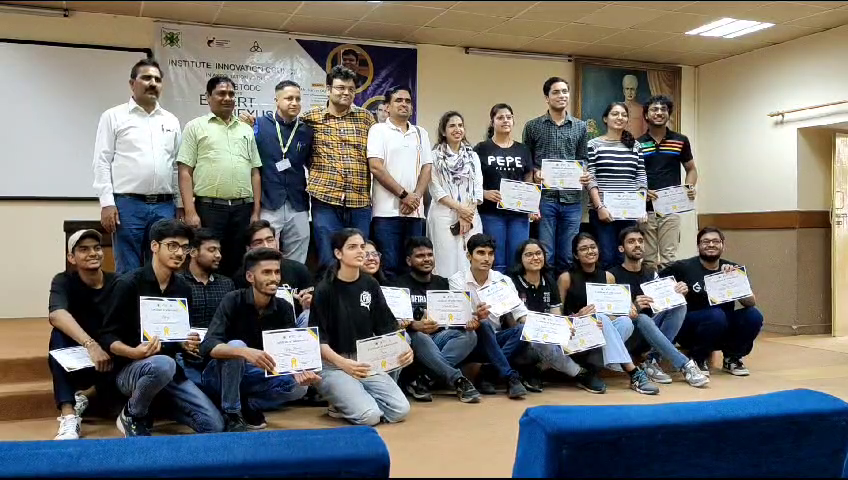
#> input picture frame 15 of demo2.mp4, 848 x 480 px
$ python face_detection_video.py
#> lines starting #> are read from the running program, lines starting #| are printed output that depends on the picture; after the words box and inside, x2 and y2 are one past the last pixel; in counts of white or black regions, pixels touching at a corner belong together
import cv2

# Load the cascade
face_cascade = cv2.CascadeClassifier('haarcascade_frontalface_default.xml')

# To capture video from webcam.
#cap = cv2.VideoCapture(0)
# To use a video file as input
cap = cv2.VideoCapture('demo2.mp4')

while True:
    # Read the frame
    _, img = cap.read()
#> img is the input picture: shape (480, 848, 3); mean B, G, R 109.1, 113.3, 115
    # Convert to grayscale
    gray = cv2.cvtColor(img, cv2.COLOR_BGR2GRAY)
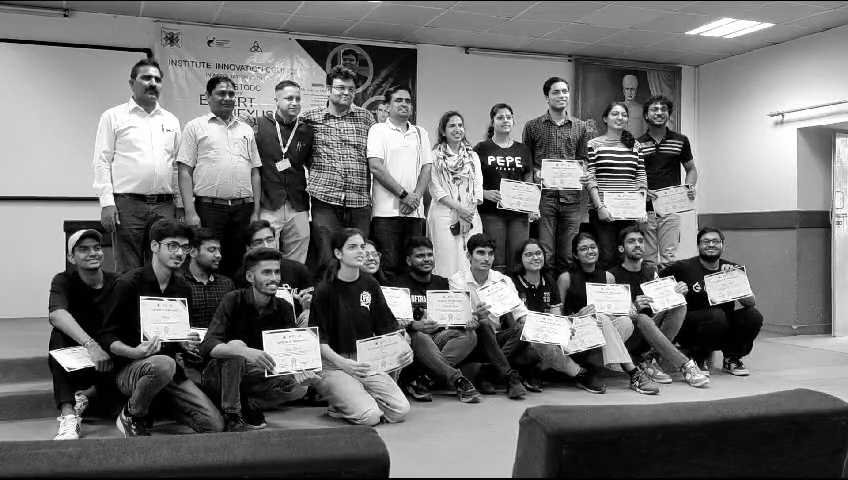
#> gray: shape (480, 848); min 0, max 255, mean 113.3
    # Detect the faces
    faces = face_cascade.detectMultiScale(gray, 1.1, 4)
#> faces = 21 rows, first 6: [332, 78, 27, 27], [546, 80, 30, 30], [211, 83, 30, 30], [280, 88, 27, 27], [388, 89, 30, 30], [645, 98, 28, 28]
    # Draw the rectangle around each face
    for (x, y, w, h) in faces:
        cv2.rectangle(img, (x, y), (x+w, y+h), (255, 0, 0), 2)
#> this loop made 21 passes
#> (x, y, w, h) on passes 1 to 12: (332, 78, 27, 27), (546, 80, 30, 30), (211, 83, 30, 30), (280, 88, 27, 27), (388, 89, 30, 30), (645, 98, 28, 28), (606, 104, 26, 26), (492, 107, 26, 26), (443, 116, 27, 27), (623, 230, 28, 28), (698, 231, 27, 27), (341, 233, 35, 35)
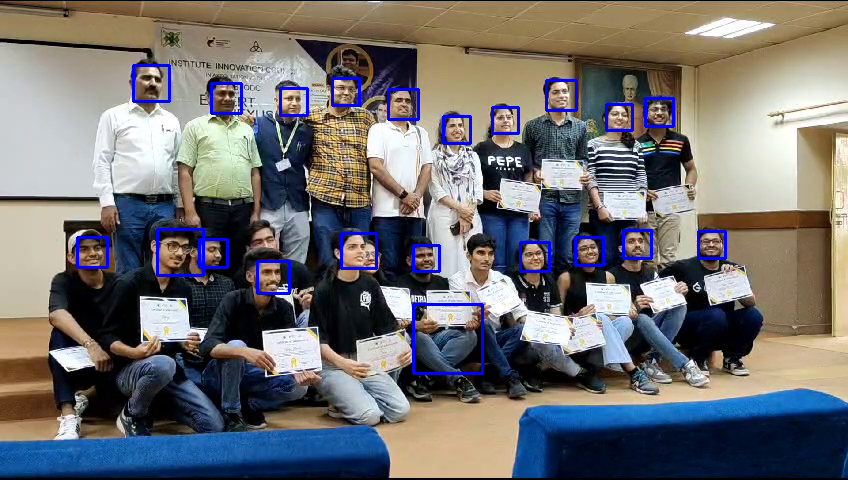
#> img: shape (480, 848, 3); 1.94% of pixels changed, all inside (x1, y1, x2, y2) = (76, 64, 727, 375)
    # Display
    cv2.imshow('img', img)
    # Stop if escape key is pressed
    k = cv2.waitKey(30) & 0xff
#> (key Esc is pressed here)
    if k==27:
        break
# Release the VideoCapture object
cap.release()

$ run again, starting later in the video
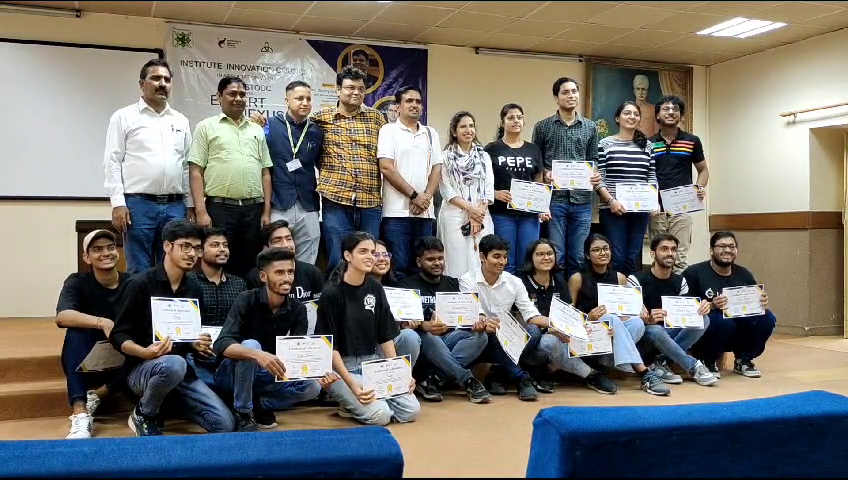
#> input picture frame 69 of demo2.mp4, 848 x 480 px
#> img is the input picture: shape (480, 848, 3); mean B, G, R 110.4, 115.5, 117.6
#> `gray = cv2.cvtColor(img, cv2.COLOR_BGR2GRAY)`:
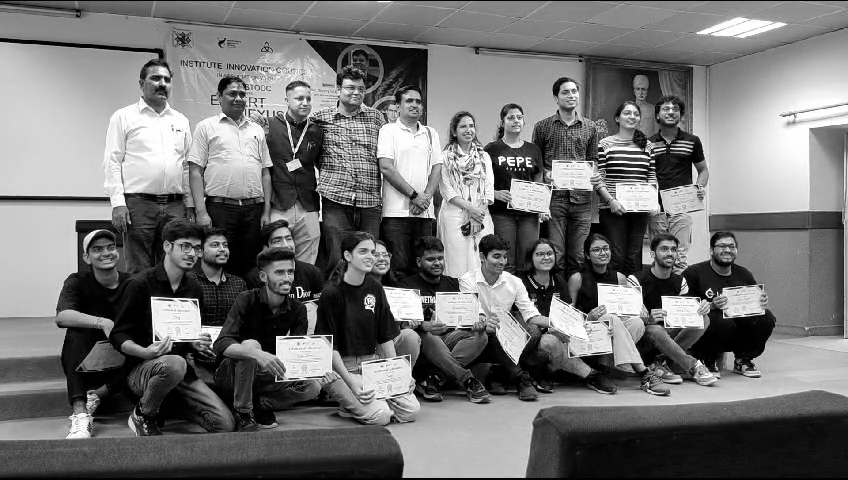
#> gray: shape (480, 848); min 0, max 255, mean 115.5
#> faces = 21 rows, first 6: [628, 77, 28, 28], [556, 81, 29, 29], [222, 83, 31, 31], [290, 88, 28, 28], [399, 90, 30, 30], [657, 98, 27, 27]
#> the loop `for (x, y, w, h) in faces:` made 21 passes
#> after the loop `for (x, y, w, h) in faces:`:
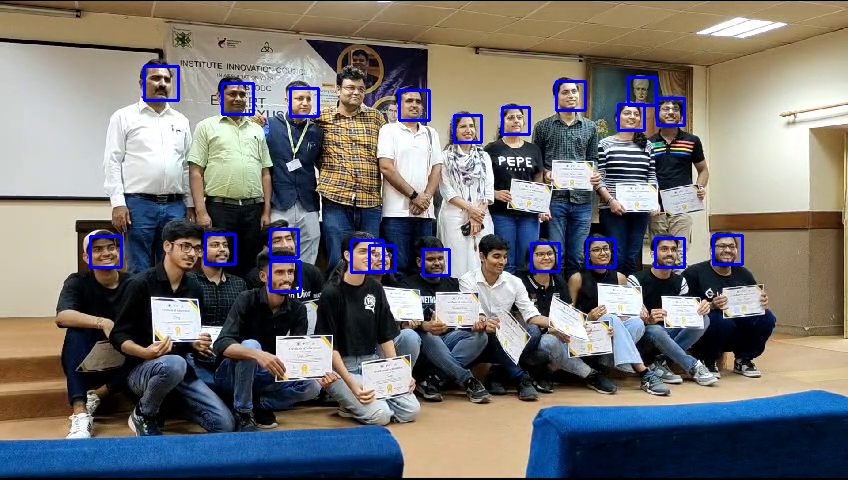
#> img: shape (480, 848, 3); 1.73% of pixels changed, all inside (x1, y1, x2, y2) = (89, 65, 744, 293)

$ run again, starting later in the video
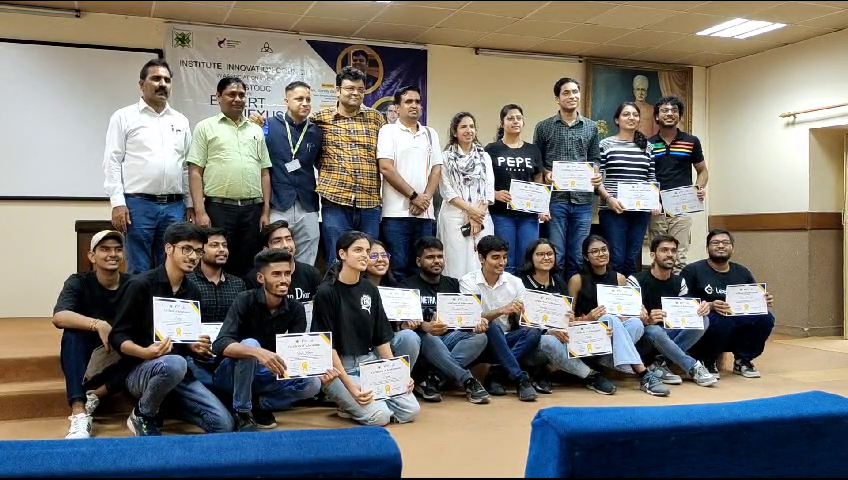
#> input picture frame 123 of demo2.mp4, 848 x 480 px
#> img is the input picture: shape (480, 848, 3); mean B, G, R 112.3, 117.2, 119.1
#> `gray = cv2.cvtColor(img, cv2.COLOR_BGR2GRAY)`:
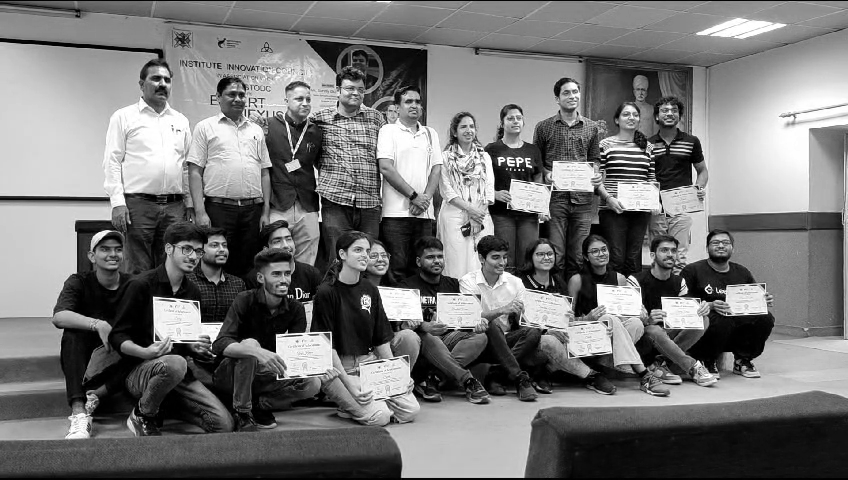
#> gray: shape (480, 848); min 0, max 255, mean 117.2
#> faces = 20 rows, first 6: [340, 78, 27, 27], [629, 79, 29, 29], [557, 81, 30, 30], [398, 90, 30, 30], [656, 100, 26, 26], [617, 104, 27, 27]
#> the loop `for (x, y, w, h) in faces:` made 20 passes
#> after the loop `for (x, y, w, h) in faces:`:
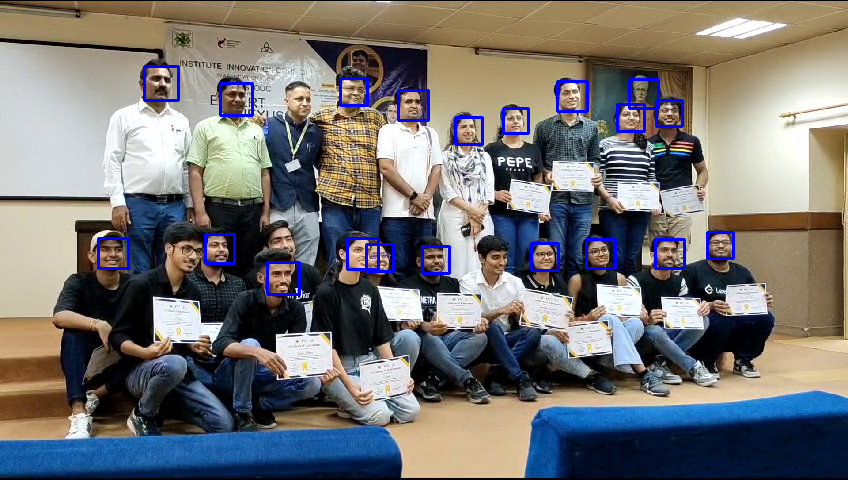
#> img: shape (480, 848, 3); 1.66% of pixels changed, all inside (x1, y1, x2, y2) = (97, 65, 735, 296)
